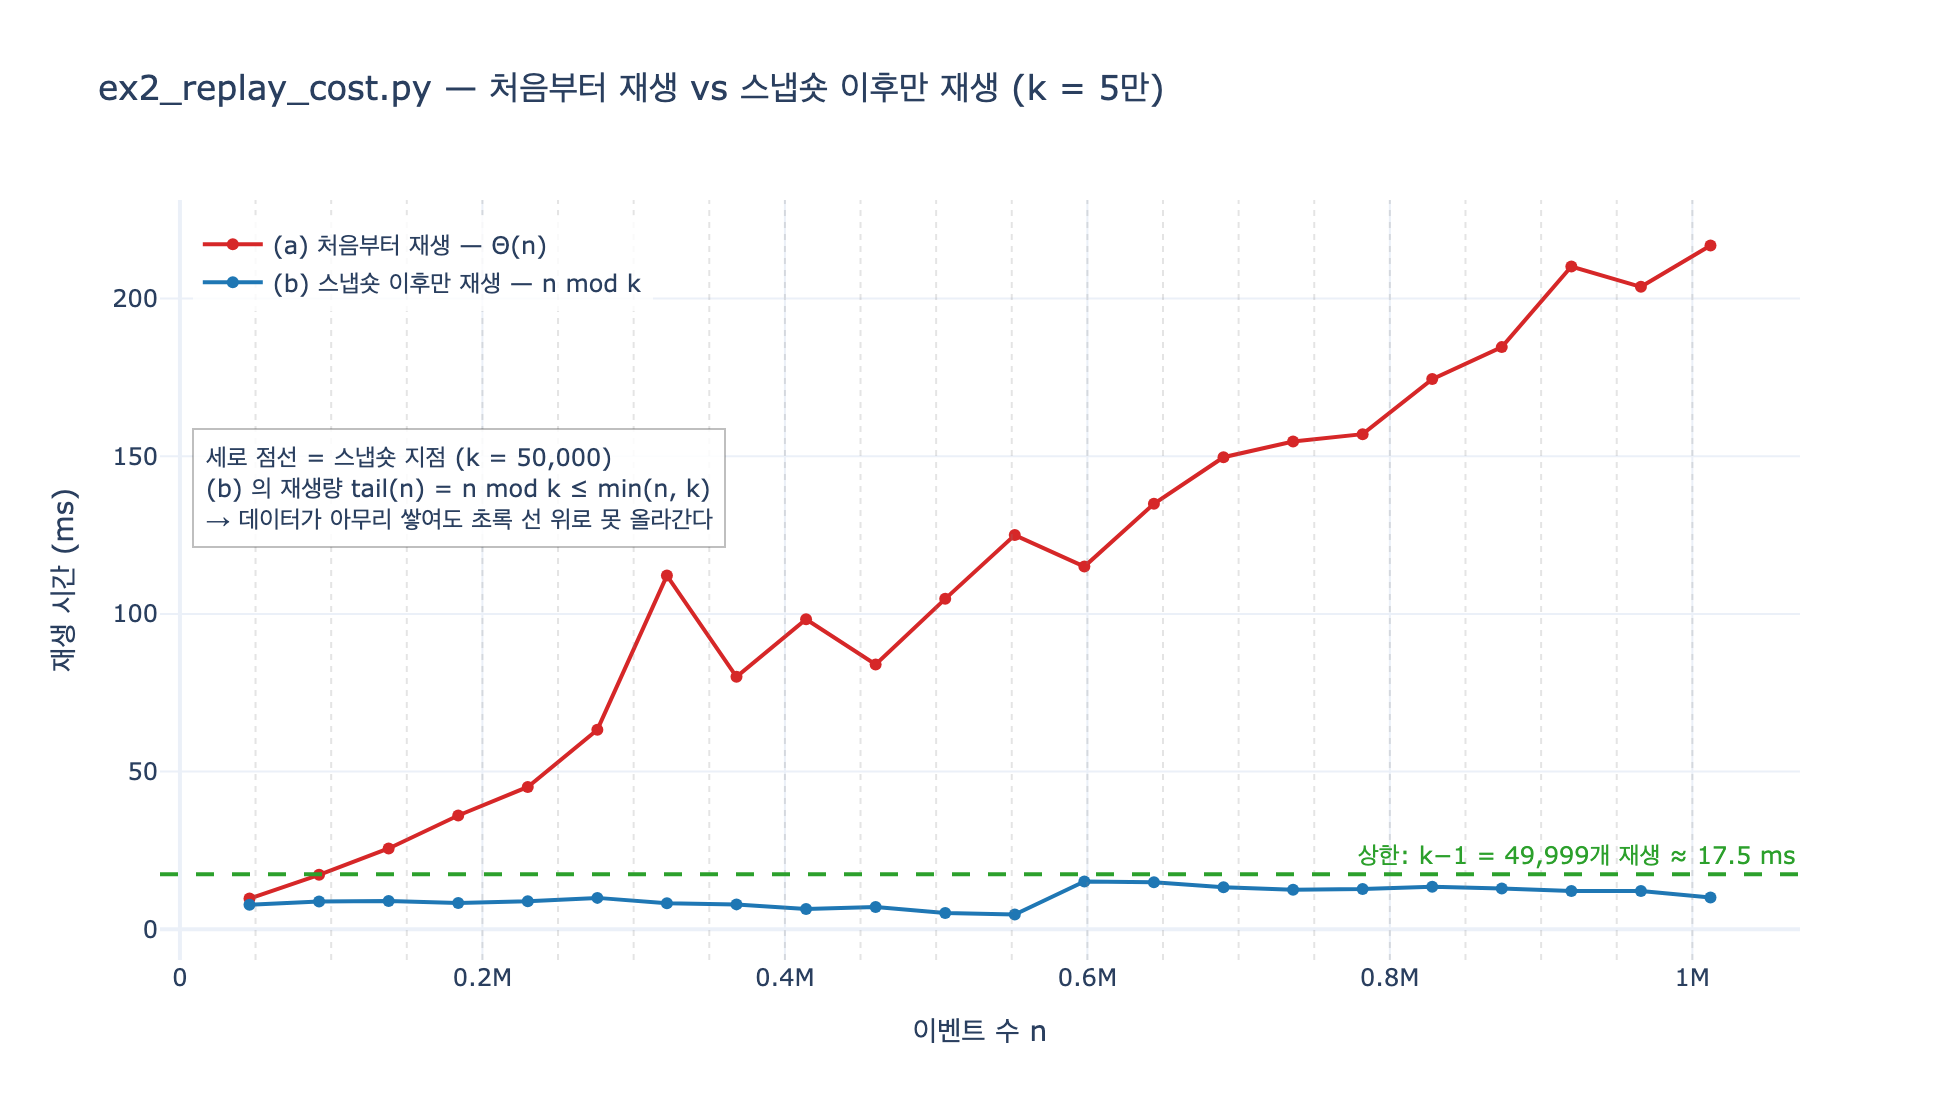

Here is the Python script that generated this plot:
# %% [markdown]
# # ex2_replay_cost.py — 스냅숏 주기 5만, 그리고 무엇을 비교하는가
#
# 30장 `ex2_replay_cost.py` 는 **의존성 없이** 딱 두 가지를 잰다.
#
# | 비교 대상 | 재생하는 구간 |
# |---|---|
# | (a) 처음부터 재생 | 이벤트 $0 \dots n-1$ 전부 |
# | (b) 스냅숏 이후만 재생 | 마지막 스냅숏 지점부터 $n-1$ 까지 |
#
# 그리고 그 스냅숏 주기가 장에서 고정한 값이다.
#
# ```python
# SNAPSHOT_EVERY = 50_000
# ```
#
# 즉 **5만 이벤트마다 스냅숏을 찍는다고 두고**, 위 (a) 와 (b) 의 실제 소요 시간을 잰다.
# 답을 한 줄로 줄이면 이렇다.
#
# > 5만 이벤트마다 스냅숏을 찍는다고 두고, 처음부터 재생과 스냅숏 이후만 재생을 비교한다.
#
# 이 노트북은 그 실험을 그대로 재현하고, 마지막에 재생량의 **상한** $\min(n, k)$ 를 그림으로 보인다.
#
# 필요 패키지: plotly, kaleido (그래프 저장용). 나머지는 표준 라이브러리만 쓴다.

# %%
# 공통 준비 — 장의 ex2 와 같은 구조. 표준 라이브러리만 쓴다.
import random
import time

import plotly.graph_objects as go


def _show(fig):
    try:
        from IPython import get_ipython
        if get_ipython() is not None:
            fig.show()
    except ImportError:
        pass


rng = random.Random(11)


def make_events(n):
    """(id, 주어, 관계, 목적어, 연산) 이벤트를 n 개 만든다. 72% 는 추가, 28% 는 삭제."""
    out = []
    for i in range(n):
        s = f"e{rng.randint(0, 400)}"
        o = f"t{rng.randint(0, 40)}"
        op = "추가" if rng.random() < 0.72 else "삭제"
        out.append((i, s, "속함", o, op))
    return out


def replay(events, start_state=None):
    """이벤트를 순서대로 «접어서» 상태를 만든다. start_state 가 곧 스냅숏이다."""
    st = set(start_state) if start_state else set()
    for _i, s, k, o, op in events:
        if op == "추가":
            st.add((s, k, o))
        else:
            st.discard((s, k, o))
    return st


def timed(fn, *a):
    t0 = time.perf_counter()
    r = fn(*a)
    return (time.perf_counter() - t0) * 1000, r


SNAPSHOT_EVERY = 50_000  # ← 장이 고정한 스냅숏 주기. 5만 이벤트마다 한 장.

print("스냅숏 주기 k =", f"{SNAPSHOT_EVERY:,}")
sample = make_events(5)
for e in sample:
    print(e)
print("5개만 접어 보면:", sorted(replay(sample)))

# 출력:
# 스냅숏 주기 k = 50,000
# (0, 'e231', '속함', 't35', '삭제')
# (1, 'e399', '속함', 't29', '추가')
# (2, 'e300', '속함', 't12', '추가')
# (3, 'e262', '속함', 't30', '추가')
# (4, 'e95', '속함', 't6', '추가')
# 5개만 접어 보면: [('e262', '속함', 't30'), ('e300', '속함', 't12'),
#                  ('e399', '속함', 't29'), ('e95', '속함', 't6')]
#   삭제(4번)는 없던 항목을 지우려 한 것이라 discard 로 조용히 넘어간다.

# %% [markdown]
# ## 1단계 — 장의 표를 그대로 재현한다
#
# `main()` 의 핵심은 이 네 줄이다.
#
# ```python
# last_snap = (n // SNAPSHOT_EVERY) * SNAPSHOT_EVERY   # 마지막 스냅숏 지점
# snap_state = replay(ev[:last_snap]) if last_snap else set()
# tail = ev[last_snap:]                                # 스냅숏 이후 꼬리
# tail_ms, st2 = timed(replay, tail, snap_state)
# ```
#
# 그리고 `assert st == st2` 로 **두 방법의 결과가 같은지** 확인한다.
# 이게 비교의 전제다. 값이 다르면 빠른 게 무슨 소용인가.
#
# 스냅숏 지점은 $\lfloor n/k \rfloor \cdot k$ 이므로, 재생할 꼬리 길이는
#
# $$\text{tail}(n) = n - \left\lfloor \frac{n}{k} \right\rfloor \cdot k = n \bmod k$$
#
# 단 $n < k$ 일 때는 스냅숏이 한 장도 없어서 꼬리가 곧 $n$ 이다.

# %%
rng = random.Random(11)  # 장과 같은 시드로 되돌린다

print(f"스냅숏을 {SNAPSHOT_EVERY:,} 이벤트마다 찍는다고 하자.\n")
print(f"{'이벤트 수':>12}{'처음부터(ms)':>14}{'스냅숏 이후(ms)':>16}"
      f"{'재생할 이벤트':>14}{'배수':>8}")
print("-" * 68)

for n in (10_000, 63_000, 217_000, 1_034_000):
    ev = make_events(n)
    full_ms, st = timed(replay, ev)

    last_snap = (n // SNAPSHOT_EVERY) * SNAPSHOT_EVERY
    snap_state = replay(ev[:last_snap]) if last_snap else set()
    tail = ev[last_snap:]
    tail_ms, st2 = timed(replay, tail, snap_state)

    assert st == st2, "두 방법의 결과가 다르면 비교 자체가 무의미하다"
    ratio = full_ms / tail_ms if tail_ms else 0
    print(f"{n:>12,}{full_ms:>14.1f}{tail_ms:>16.1f}"
          f"{len(tail):>14,}{ratio:>7.1f}x")

# 출력: (측정값이라 실행마다 조금씩 달라진다)
#        이벤트 수      처음부터(ms)      스냅숏 이후(ms)       재생할 이벤트      배수
# --------------------------------------------------------------------
#       10,000           1.7             1.3        10,000    1.3x
#       63,000          14.4             3.5        13,000    4.1x
#      217,000          54.8             5.6        17,000    9.8x
#    1,034,000         271.2            10.5        34,000   25.7x
#
# 읽는 법:
#  - 첫 줄(1만 개)은 배수가 1 근처다. 10,000 < 50,000 이라 스냅숏이 아직 한 장도
#    안 찍혔고, 결국 처음부터 재생하는 것과 똑같다. 장의 실행 가이드도 «첫 줄에서
#    배수가 1 근처거나 그보다 작게 나오는 것도 정상»이라고 못박아 둔다.
#  - 이벤트가 늘수록 «처음부터» 열은 비례해서 커지는데, «스냅숏 이후» 열은
#    거의 안 커진다. 꼬리 길이가 n mod 50,000 이라 5만을 넘지 못하기 때문이다.

# %% [markdown]
# ## 2단계 — 왜 안 커지나: 재생량의 상한 $\min(n, k)$
#
# 스냅숏 주기가 $k$ 일 때 재생해야 할 이벤트 수는
#
# $$\text{tail}(n) = \begin{cases} n & (n < k) \\ n \bmod k & (n \ge k)\end{cases}
# \qquad\Longrightarrow\qquad \text{tail}(n) \;\le\; \min(n,\, k)$$
#
# 즉 **재생량은 데이터 양 $n$ 에 대해 위로 막혀 있다.** 장의 문장 그대로다.
#
# > 이벤트가 백만 개든 천만 개든 재생할 것은 최대 5만 개다.
# > 그러니 재생 시간이 «데이터 양»이 아니라 «스냅숏 주기»로 정해진다.
#
# 반대로 처음부터 재생은 $\Theta(n)$ 이라 막아 주는 것이 없다.
# 숫자로 확인해 보자.

# %%
K = SNAPSHOT_EVERY
print(f"{'n':>12}{'tail(n)':>10}{'min(n,k)':>10}{'상한 지킴':>10}")
print("-" * 42)
for n in (10_000, 49_999, 50_000, 63_000, 217_000, 1_034_000, 10_000_000):
    tail = n - (n // K) * K
    ok = "예" if tail <= min(n, K) else "아니오"
    print(f"{n:>12,}{tail:>10,}{min(n, K):>10,}{ok:>10}")

# 출력:
#            n   tail(n)  min(n,k)     상한 지킴
# ------------------------------------------
#       10,000    10,000    10,000        예
#       49,999    49,999    49,999        예
#       50,000         0    50,000        예
#       63,000    13,000    50,000        예
#      217,000    17,000    50,000        예
#    1,034,000    34,000    50,000        예
#   10,000,000         0    50,000        예
#
# n 이 천만이어도 재생량은 5만을 절대 넘지 못한다. 이것이 «상한»이다.
# (n 이 k 의 배수일 때 tail 이 0 인 것은 스냅숏이 방금 찍혔다는 뜻이다.
#  최악의 경우는 n mod k = k-1, 즉 49,999 개다.)

# %% [markdown]
# ## 3단계 — 두 곡선을 실제로 재어 그린다
#
# 이벤트 수를 늘려 가며 (a) 처음부터 재생, (b) 스냅숏 이후만 재생의 시간을 직접 잰다.
# 큰 리스트를 한 번만 만들어 두고 `islice` 로 구간만 훑으면 리스트 복사 비용이 안 섞인다.
# 그리고 측정 잡음을 줄이려고 3번 재서 «가장 빠른 값»을 쓴다.
#
# 기대하는 그림:
#
# - (a) 는 $n$ 에 비례해 **직선으로 오른다**.
# - (b) 는 $n \bmod k$ 를 따라 **톱니 모양으로 오르내리며, 결코 $k$ 개분을 넘지 않는다**.

# %%
from itertools import islice

rng = random.Random(11)
N_MAX = 1_012_000
BIG = make_events(N_MAX)          # 한 번만 만든다


def best_of(reps, lo, hi, start_state=None):
    """[lo, hi) 구간을 reps 번 재생해 가장 빠른 시간(ms)과 결과를 돌려준다."""
    best, res = float("inf"), None
    for _ in range(reps):
        ms, res = timed(replay, islice(BIG, lo, hi), start_state)
        best = min(best, ms)
    return best, res


# 주기 5만의 약수로 샘플링하면 n mod k 가 몇 값에 고정돼 톱니가 안 보인다.
# 일부러 5만과 어긋나는 간격으로 재서 톱니 전체를 훑는다.
STEP = 46_000
NS = list(range(STEP, N_MAX + 1, STEP))
REPS_FULL, REPS_TAIL = 2, 5   # 꼬리는 짧으니 여러 번 재서 잡음을 깎는다

full_times, tail_times, tail_lens = [], [], []
for n in NS:
    full_ms, st = best_of(REPS_FULL, 0, n)

    last_snap = (n // SNAPSHOT_EVERY) * SNAPSHOT_EVERY
    snap_state = replay(islice(BIG, 0, last_snap)) if last_snap else set()
    tail_ms, st2 = best_of(REPS_TAIL, last_snap, n, snap_state)
    assert st == st2

    full_times.append(full_ms)
    tail_times.append(tail_ms)
    tail_lens.append(n - last_snap)

# 최악의 꼬리(= k-1 개)를 실제 스냅숏 상태 위에서 재서 «상한선»의 높이를 구한다.
# 950,000 = 19 x 50,000 이므로 여기가 스냅숏 지점이고, 그 뒤 49,999개가 최악의 꼬리다.
WORST_SNAP = 950_000
worst_state = replay(islice(BIG, 0, WORST_SNAP))
bound_ms, _ = best_of(REPS_TAIL, WORST_SNAP,
                      WORST_SNAP + SNAPSHOT_EVERY - 1, worst_state)

print(f"측정 지점 {len(NS)}개 (n = {NS[0]:,} ~ {NS[-1]:,})")
print(f"처음부터   : 최소 {min(full_times):7.1f} ms  최대 {max(full_times):7.1f} ms")
print(f"스냅숏 이후: 최소 {min(tail_times):7.1f} ms  최대 {max(tail_times):7.1f} ms")
print(f"재생 이벤트 수 최대 {max(tail_lens):,} (상한 {SNAPSHOT_EVERY:,})")
print(f"최악 꼬리 {SNAPSHOT_EVERY - 1:,}개 재생 = {bound_ms:.1f} ms  ← 이게 (b) 의 천장")

# 출력: (측정값이라 실행 환경/실행마다 달라진다)
# 측정 지점 22개 (n = 46,000 ~ 1,012,000)
# 처음부터   : 최소     7.0 ms  최대   252.8 ms
# 스냅숏 이후: 최소     4.5 ms  최대    20.2 ms
# 재생 이벤트 수 최대 48,000 (상한 50,000)
# 최악 꼬리 49,999개 재생 = 24.6 ms  ← 이게 (b) 의 천장
#
# «처음부터» 는 n 에 따라 36배까지 벌어지는데,
# «스냅숏 이후» 는 24.6ms 라는 천장 아래를 계속 맴돈다.

# %%
fig = go.Figure()
fig.add_trace(go.Scatter(
    x=NS, y=full_times, mode="lines+markers", name="(a) 처음부터 재생 — Θ(n)",
    line=dict(color="#d62728", width=2), marker=dict(size=6)))
fig.add_trace(go.Scatter(
    x=NS, y=tail_times, mode="lines+markers",
    name="(b) 스냅숏 이후만 재생 — n mod k",
    line=dict(color="#1f77b4", width=2), marker=dict(size=6)))
for x in range(SNAPSHOT_EVERY, N_MAX, SNAPSHOT_EVERY):
    fig.add_vline(x=x, line=dict(color="rgba(130,130,130,0.22)", width=1, dash="dot"))
fig.add_hline(
    y=bound_ms, line=dict(color="#2ca02c", width=2, dash="dash"),
    annotation_text=f"상한: k−1 = {SNAPSHOT_EVERY - 1:,}개 재생 ≈ {bound_ms:.1f} ms",
    annotation_position="top right",
    annotation_font=dict(size=12, color="#2ca02c"))
fig.add_annotation(
    xref="paper", yref="paper", x=0.02, y=0.70,
    text=("세로 점선 = 스냅숏 지점 (k = 50,000)<br>"
          "(b) 의 재생량 tail(n) = n mod k ≤ min(n, k)<br>"
          "→ 데이터가 아무리 쌓여도 초록 선 위로 못 올라간다"),
    showarrow=False, align="left", font=dict(size=12),
    bgcolor="rgba(255,255,255,0.85)", bordercolor="rgba(0,0,0,0.25)",
    borderwidth=1, borderpad=6)
fig.update_layout(
    title="ex2_replay_cost.py — 처음부터 재생 vs 스냅숏 이후만 재생 (k = 5만)",
    xaxis_title="이벤트 수 n",
    yaxis_title="재생 시간 (ms)",
    legend=dict(x=0.02, y=0.98, bgcolor="rgba(255,255,255,0.8)"),
    width=980, height=560, template="plotly_white")
_show(fig)

import os
_png = os.path.join(os.path.dirname(os.path.abspath(__file__)), "expy.png") \
    if "__file__" in dir() else "expy.png"
fig.write_image(_png, scale=2)
print("저장:", os.path.basename(_png))

# 출력:
# 저장: expy.png
#  - 빨간 선은 n 에 비례해 곧게 우상향한다 (약 7 ms → 253 ms).
#  - 파란 선은 n mod k 를 따라 오르내리지만, 초록 점선(최악 꼬리 = 24.6 ms)
#    아래에 계속 갇혀 있다. 데이터가 백만이 되어도 천장이 안 올라간다.

# %% [markdown]
# ## 4단계 — 그래서 주기 $k$ 를 얼마로 잡나
#
# 장은 상한을 보인 다음 곧바로 교환 관계를 적는다.
#
# ```
# 짧게 잡으면 — 재생은 빠른데 스냅숏 저장 공간이 늘어난다
# 길게 잡으면 — 공간은 아끼는데 복구가 느려진다
# ```
#
# 그리고 정하는 법은 **복구 목표 시간에서 거꾸로 계산**하는 것이다.
# 「장애 났을 때 3초 안에 복구」가 목표라면, 3초에 재생할 수 있는 이벤트 수를 재고
# 그만큼을 주기로 잡는다. 위에서 측정한 처리량으로 계산해 보자.

# %%
throughput = NS[-1] / (full_times[-1] / 1000.0)   # 초당 재생 가능한 이벤트 수
worst_sec = bound_ms / 1000.0                     # 3단계에서 실제로 잰 최악 복구 시간
print(f"측정 처리량: 약 {throughput:,.0f} 이벤트/초")
print(f"k = {SNAPSHOT_EVERY:,} 일 때 실측 최악 복구: {worst_sec:.3f} 초")
print()
print(f"{'복구 목표(초)':>14}{'권장 주기 k':>16}{'목표 대비 여유':>16}")
print("-" * 46)
for target in (0.5, 1, 3, 10):
    k_rec = int(throughput * target)
    print(f"{target:>14}{k_rec:>16,}{target / worst_sec:>15.0f}배")

# 출력: (처리량은 실행 환경에 따라 달라진다)
# 측정 처리량: 약 4,002,487 이벤트/초
# k = 50,000 일 때 실측 최악 복구: 0.025 초
#
#     복구 목표(초)        권장 주기 k       목표 대비 여유
# ----------------------------------------------
#           0.5         2,001,243             20배
#             1         4,002,487             41배
#             3        12,007,461            122배
#            10        40,024,870            407배
#
# 이 장난감 리듀서는 초당 수백만 건을 접으므로 k = 5만은 대단히 보수적이다.
# 실제 시스템의 리듀서는 훨씬 무겁다(그래프 쓰기, 검증, 직렬화). 중요한 건 숫자가
# 아니라 «목표 시간 → 처리량 측정 → 주기 역산» 이라는 방향이다.

# %% [markdown]
# ## 정리
#
# - `ex2_replay_cost.py` 의 스냅숏 주기는 `SNAPSHOT_EVERY = 50_000`, 즉 **5만 이벤트마다 한 장**이다.
# - 비교 대상은 **(a) 처음부터 재생** 과 **(b) 스냅숏 이후만 재생** 두 가지이고,
#   `assert st == st2` 로 두 결과가 같음을 확인한 뒤 시간만 비교한다.
# - (a) 는 $\Theta(n)$, (b) 는 $\text{tail}(n) = n \bmod k \le \min(n, k)$ 라 **상한이 있다**.
# - 그래서 재생 시간은 데이터 양이 아니라 스냅숏 주기가 정한다. 주기는 복구 목표 시간에서 역산한다.
# - 이건 새 발명이 아니라 데이터베이스의 **쓰기 전 로그(WAL) + 체크포인트** 구조 그대로다.
